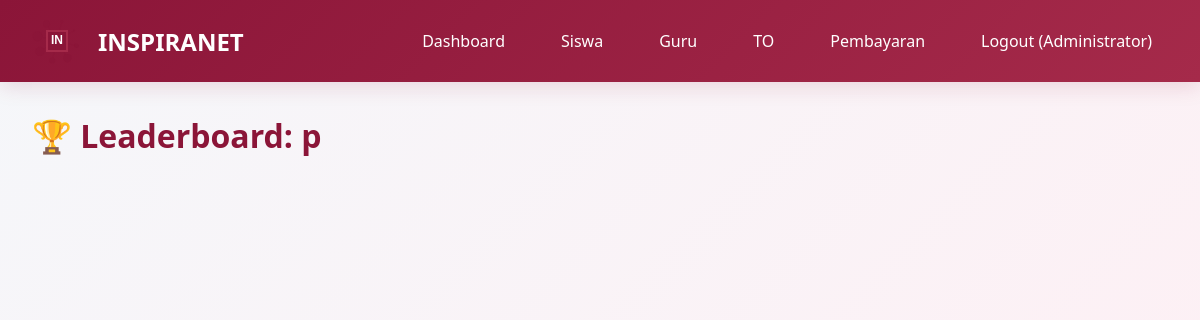
The app's page /leaderboard/1 (signed in), older data.
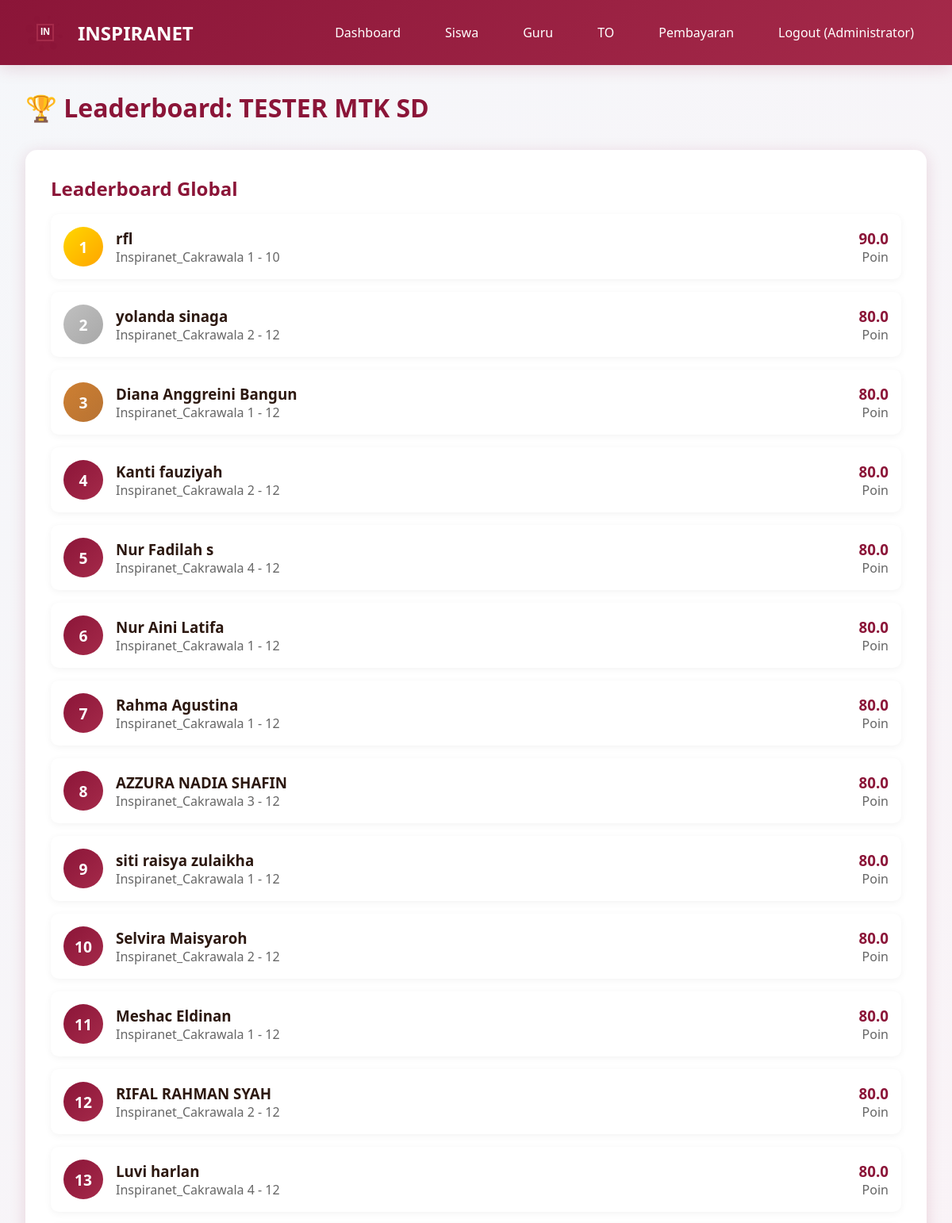
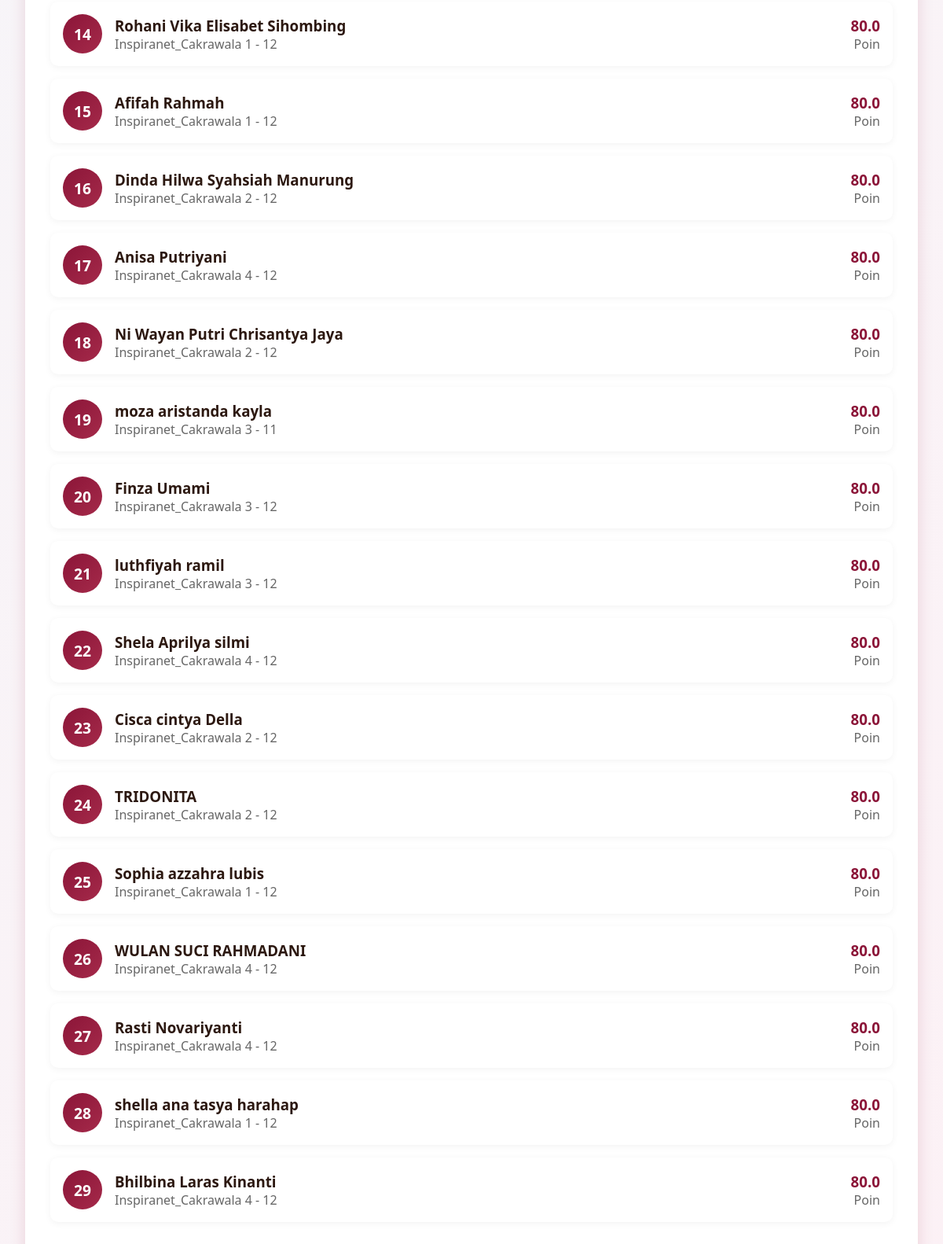
The same page, newer data (2 pictures, top to bottom).
### models.py (models this page shows, shortened)
class Exam(db.Model):
    __tablename__ = 'exams'
    id = db.Column(db.Integer, primary_key=True)
    title = db.Column(db.String(200), nullable=False)
    description = db.Column(db.Text, nullable=True)
    duration_minutes = db.Column(db.Integer, nullable=False, default=120)
    total_questions = db.Column(db.Integer, nullable=False, default=0)
    is_premium = db.Column(db.Boolean, default=False)
    price = db.Column(db.Integer, default=0)
    is_active = db.Column(db.Boolean, default=True)
    created_by = db.Column(db.Integer, db.ForeignKey('users.id'), nullable=False)
    created_at = db.Column(db.DateTime, default=datetime.utcnow)
    questions = db.relationship('Question', backref='exam', lazy=True, cascade='all, delete-orphan')
    attempts = db.relationship('ExamAttempt', backref='exam', lazy=True, cascade='all, delete-orphan')
    payments = db.relationship('Payment', backref='exam', lazy=True, cascade='all, delete-orphan')
    leaderboard_entries = db.relationship('Leaderboard', backref='exam', lazy=True, cascade='all, delete-orphan')

class Leaderboard(db.Model):
    __tablename__ = 'leaderboards'
    id = db.Column(db.Integer, primary_key=True)
    exam_id = db.Column(db.Integer, db.ForeignKey('exams.id'), nullable=False)
    user_id = db.Column(db.Integer, db.ForeignKey('users.id'), nullable=False)
    rank_in_branch = db.Column(db.Integer, nullable=True)
    rank_global = db.Column(db.Integer, nullable=True)
    total_score = db.Column(db.Float, nullable=False)
    completion_time = db.Column(db.Integer, nullable=True)
    percentile = db.Column(db.Float, nullable=True)
    created_at = db.Column(db.DateTime, default=datetime.utcnow)

class User(UserMixin, db.Model):
    __tablename__ = 'users'
    id = db.Column(db.Integer, primary_key=True)
    email = db.Column(db.String(120), unique=True, nullable=False)
    password_hash = db.Column(db.String(255), nullable=False)
    full_name = db.Column(db.String(100), nullable=False)
    role = db.Column(db.String(20), nullable=False, default='student')
    inspira_branch = db.Column(db.String(50), nullable=True)
    class_level = db.Column(db.String(20), nullable=True)
    school_name = db.Column(db.String(150), nullable=True)
    phone_number = db.Column(db.String(20), nullable=True)
    profile_photo = db.Column(db.String(255), nullable=True)
    created_at = db.Column(db.DateTime, default=datetime.utcnow)
    exam_attempts = db.relationship('ExamAttempt', backref='user', lazy=True, cascade='all, delete-orphan')
    payments = db.relationship('Payment', backref='user', lazy=True, cascade='all, delete-orphan')
    leaderboard_entries = db.relationship('Leaderboard', backref='user', lazy=True, cascade='all, delete-orphan')

### app.py (the view)
@app.route('/leaderboard/<int:exam_id>')
@login_required
def leaderboard(exam_id):
    exam = Exam.query.get_or_404(exam_id)
    if current_user.role == 'student':
        branch_leaderboard = Leaderboard.query.join(User).filter(
            Leaderboard.exam_id == exam_id,
            User.inspira_branch == current_user.inspira_branch
        ).order_by(Leaderboard.rank_in_branch).limit(50).all()
        global_leaderboard = []
    else:
        branch_leaderboard = []
        global_leaderboard = Leaderboard.query.filter_by(
            exam_id=exam_id
        ).order_by(Leaderboard.rank_global).limit(50).all()
    return render_template('leaderboard.html',
                         exam=exam,
                         branch_leaderboard=branch_leaderboard,
                         global_leaderboard=global_leaderboard)

### app.py (called while the page is built)
@login_manager.user_loader
def load_user(user_id):
    return User.query.get(int(user_id))

@app.before_request
def ensure_db():
    if not hasattr(app, '_db_initialized'):
        app._db_initialized = True
        init_database()

### templates/leaderboard.html (shortened to what this page needs)
{% extends "base.html" %}
{% block content %}
<h1 style="color: var(--primary-color); margin-bottom: 2rem;">🏆 Leaderboard: {{ exam.title }}</h1>
{% if global_leaderboard %}
<div class="card">
    <h2>Leaderboard Global</h2>
    {% for entry in global_leaderboard %}
    <div class="leaderboard-item">
        <div class="rank-badge {% if entry.rank_global == 1 %}rank-1{% elif entry.rank_global == 2 %}rank-2{% elif entry.rank_global == 3 %}rank-3{% else %}rank-other{% endif %}">
            {{ entry.rank_global }}
        </div>
        <div style="flex: 1;">
            <h3 style="margin: 0;">{{ entry.user.full_name }}</h3>
            <p style="margin: 0; color: #666;">{{ entry.user.inspira_branch }} - {{ entry.user.class_level }}</p>
        </div>
        <div style="text-align: right;">
            <h3 style="margin: 0; color: var(--primary-color);">{{ entry.total_score }}</h3>
            <p style="margin: 0; color: #666;">Poin</p>
        </div>
    </div>
    {% endfor %}
</div>
{% endif %}
{% endblock %}

Row changes from the older to the newer data that the page shows:
changed Exam: title "p" → "TESTER MTK SD"
added Leaderboard: rank_global "1", user.full_name "rfl", user.inspira_branch "Inspiranet_Cakrawala 1", user.class_level "10", total_score "90.0"
added Leaderboard: rank_global "2", user.full_name "yolanda sinaga", user.inspira_branch "Inspiranet_Cakrawala 2", user.class_level "12", total_score "80.0"
added Leaderboard: rank_global "3", user.full_name "Diana Anggreini Bangun", user.inspira_branch "Inspiranet_Cakrawala 1", user.class_level "12", total_score "80.0"
added Leaderboard: rank_global "4", user.full_name "Kanti fauziyah", user.inspira_branch "Inspiranet_Cakrawala 2", user.class_level "12", total_score "80.0"
added Leaderboard: rank_global "5", user.full_name "Nur Fadilah s", user.inspira_branch "Inspiranet_Cakrawala 4", user.class_level "12", total_score "80.0"
added Leaderboard: rank_global "6", user.full_name "Nur Aini Latifa", user.inspira_branch "Inspiranet_Cakrawala 1", user.class_level "12", total_score "80.0"
added Leaderboard: rank_global "7", user.full_name "Rahma Agustina", user.inspira_branch "Inspiranet_Cakrawala 1", user.class_level "12", total_score "80.0"
added Leaderboard: rank_global "8", user.full_name "AZZURA NADIA SHAFIN", user.inspira_branch "Inspiranet_Cakrawala 3", user.class_level "12", total_score "80.0"
added Leaderboard: rank_global "9", user.full_name "siti raisya zulaikha", user.inspira_branch "Inspiranet_Cakrawala 1", user.class_level "12", total_score "80.0"
added Leaderboard: rank_global "10", user.full_name "Selvira Maisyaroh", user.inspira_branch "Inspiranet_Cakrawala 2", user.class_level "12", total_score "80.0"
added Leaderboard: rank_global "11", user.full_name "Meshac Eldinan", user.inspira_branch "Inspiranet_Cakrawala 1", user.class_level "12", total_score "80.0"
added Leaderboard: rank_global "12", user.full_name "RIFAL RAHMAN SYAH", user.inspira_branch "Inspiranet_Cakrawala 2", user.class_level "12", total_score "80.0"
added Leaderboard: rank_global "13", user.full_name "Luvi harlan", user.inspira_branch "Inspiranet_Cakrawala 4", user.class_level "12", total_score "80.0"
added Leaderboard: rank_global "14", user.full_name "Rohani Vika Elisabet Sihombing", user.inspira_branch "Inspiranet_Cakrawala 1", user.class_level "12", total_score "80.0"
added Leaderboard: rank_global "15", user.full_name "Afifah Rahmah", user.inspira_branch "Inspiranet_Cakrawala 1", user.class_level "12", total_score "80.0"
added Leaderboard: rank_global "16", user.full_name "Dinda Hilwa Syahsiah Manurung", user.inspira_branch "Inspiranet_Cakrawala 2", user.class_level "12", total_score "80.0"
added Leaderboard: rank_global "17", user.full_name "Anisa Putriyani", user.inspira_branch "Inspiranet_Cakrawala 4", user.class_level "12", total_score "80.0"
added Leaderboard: rank_global "18", user.full_name "Ni Wayan Putri Chrisantya Jaya", user.inspira_branch "Inspiranet_Cakrawala 2", user.class_level "12", total_score "80.0"
added Leaderboard: rank_global "19", user.full_name "moza aristanda kayla", user.inspira_branch "Inspiranet_Cakrawala 3", user.class_level "11", total_score "80.0"
added Leaderboard: rank_global "20", user.full_name "Finza Umami", user.inspira_branch "Inspiranet_Cakrawala 3", user.class_level "12", total_score "80.0"
added Leaderboard: rank_global "21", user.full_name "luthfiyah ramil", user.inspira_branch "Inspiranet_Cakrawala 3", user.class_level "12", total_score "80.0"
added Leaderboard: rank_global "22", user.full_name "Shela Aprilya silmi", user.inspira_branch "Inspiranet_Cakrawala 4", user.class_level "12", total_score "80.0"
added Leaderboard: rank_global "23", user.full_name "Cisca cintya Della", user.inspira_branch "Inspiranet_Cakrawala 2", user.class_level "12", total_score "80.0"
added Leaderboard: rank_global "24", user.full_name "TRIDONITA", user.inspira_branch "Inspiranet_Cakrawala 2", user.class_level "12", total_score "80.0"
added Leaderboard: rank_global "25", user.full_name "Sophia azzahra lubis", user.inspira_branch "Inspiranet_Cakrawala 1", user.class_level "12", total_score "80.0"
added Leaderboard: rank_global "26", user.full_name "WULAN SUCI RAHMADANI", user.inspira_branch "Inspiranet_Cakrawala 4", user.class_level "12", total_score "80.0"
added Leaderboard: rank_global "27", user.full_name "Rasti Novariyanti", user.inspira_branch "Inspiranet_Cakrawala 4", user.class_level "12", total_score "80.0"
added Leaderboard: rank_global "28", user.full_name "shella ana tasya harahap", user.inspira_branch "Inspiranet_Cakrawala 1", user.class_level "12", total_score "80.0"
added Leaderboard: rank_global "29", user.full_name "Bhilbina Laras Kinanti", user.inspira_branch "Inspiranet_Cakrawala 4", user.class_level "12", total_score "80.0"
Text that changed along with them:
text now shown: "Leaderboard Global"
